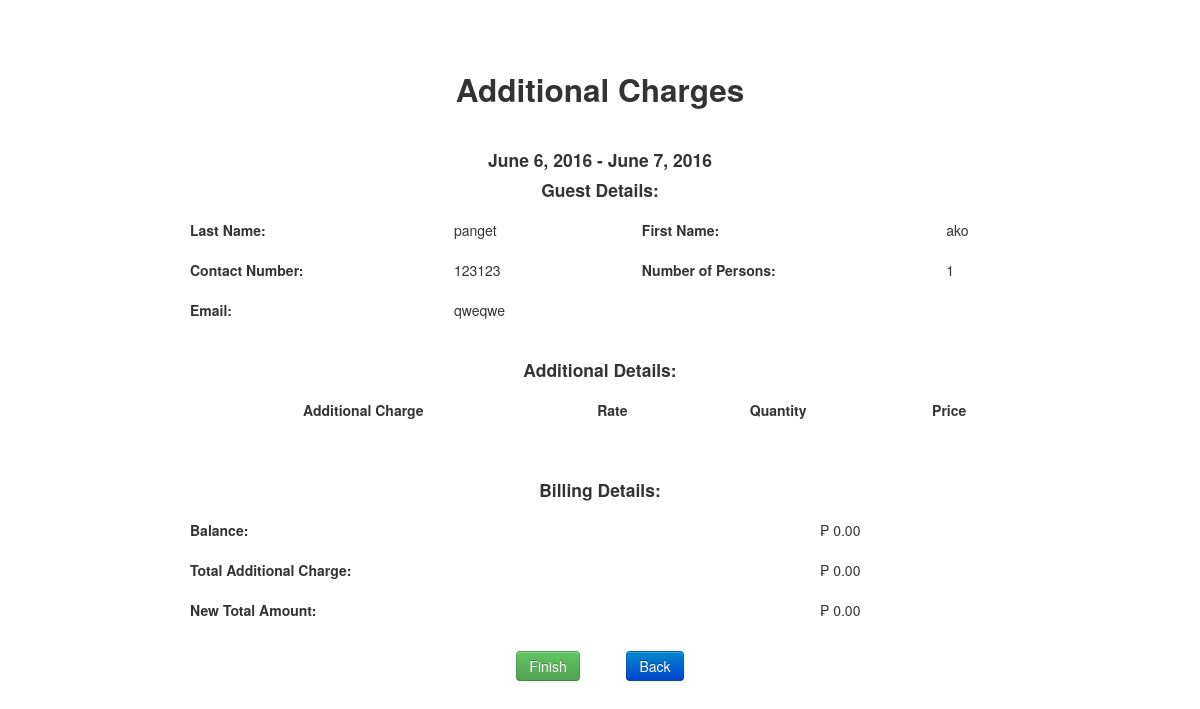
Page /function/additional-billing.php?id=575530f6d41f7 on the committed database.
### tables this page shows
CREATE TABLE IF NOT EXISTS `reservation` (
  `transactionNo` varchar(255) NOT NULL,
  `referenceno` varchar(255) NOT NULL,
  `guestName` varchar(255) NOT NULL,
  `reservationDate` datetime NOT NULL,
  `checkin` date NOT NULL,
  `checkout` date NOT NULL,
  `rate` varchar(255) NOT NULL,
  `roomType` varchar(255) NOT NULL,
  `numberofRooms` varchar(255) NOT NULL,
  `numberofperson` varchar(255) NOT NULL,
  `roomName` varchar(255) NOT NULL,
  `cottageName` varchar(255) NOT NULL,
  `amenity` varchar(255) NOT NULL,
  `amenitycount` varchar(255) NOT NULL,
  `email` varchar(255) NOT NULL,
  `mobileNumber` varchar(255) NOT NULL,
  `paymentType` varchar(255) NOT NULL,
  `process` varchar(255) NOT NULL,
  `modeofpayment` varchar(255) NOT NULL,
  `status` varchar(255) NOT NULL
);

CREATE TABLE IF NOT EXISTS `billing` (
  `id` int(255) NOT NULL,
  `transactionNo` varchar(255) NOT NULL,
  `paid` varchar(255) NOT NULL,
  `balance` varchar(255) NOT NULL,
  `totalAmount` varchar(255) NOT NULL
);

### function/additional-billing.php (the view, shortened to what this page needs)
<!DOCTYPE html>
<html lang="en">
<head>
    <link href="css/bootstrap.min.css" rel="stylesheet">
</head>
<?php
$id = $_GET['id'];
$qry = mysql_query("SELECT * FROM reservation WHERE transactionNo = '$id'");
$row = mysql_fetch_array($qry);
$namee = explode(' ', $row['guestName']);
$fname = implode(' ', array_diff($namee, array($namee[count($namee)-1])));
$lname = $namee[count($namee)-1];
$email = $row['email'];
$contactnumber = $row['mobileNumber'];
$numberofperson = $row['numberofperson'];
$checkin = $row['checkin'];
$checkout = $row['checkout'];
$totalAmount = 0;
?>
<body>
    <br><br>
<center>
<div class="reservation">
		<br><h2>Additional Charges</h2>
		<br>
		<h4><?php echo date("F j, Y",strtotime($checkin)) . ' - ' . date("F j, Y",strtotime($checkout));?></h4>
	<form action = "amenityprocess.php" method = "POST">
	<h4>Guest Details: </h4>
	<table border="0" width="70%" align="center" cellpadding="10">
		<tr>
			<td><b>Last Name:</b></td>
			<td><?php echo $lname;?></td>
			<td>&nbsp;</td>
			<td><b>First Name:</b></td>
			<td><?php echo $fname;?></td>
		</tr>
		<tr>
			<td><b>Contact Number:</b></td>
			<td><?php echo $contactnumber;?></td>
			<td> &nbsp;</td>
			<td><b>Number of Persons:</b></td>
			<td><?php echo $numberofperson;?></td>
		</tr>
		<tr>
			<td><b>Email:</b></td>
			<td><?php echo $email;?></td>
		</tr>
	</table>
	<br>
	<h4>Additional Details: </h4>
	<table border="0" width="70%" align="center" cellpadding="10">
		<tr>
			<th>Additional Charge</th>
			<th>Rate</th>
			<th>Quantity</th>
			<th>Price</th>
		</tr>
	</table>
	<br><br>
	<h4>Billing Details: </h4>
	<?php
	$qryval = mysql_query("SELECT * FROM billing WHERE transactionNo = '$id'");
	$rowval = mysql_fetch_array($qryval);
	?>
	<table border="0" width="70%" align="center" cellpadding="10">
		<tr>
			<td><b>Balance:</b></td>
			<td><?php echo '&#x20b1; ' .  number_format($rowval['balance'],2);?></td>
		</tr>
		<tr>
			<td><b>Total Additional Charge:</b></td>
			<td><?php echo '&#x20b1; ' .  number_format($totalAmount,2);?></td>
		</tr>
		<tr>
			<td><b>New Total Amount:</b></td>
			<td><?php echo '&#x20b1; ' .  number_format($rowval['balance']+$totalAmount,2);?></td>
		</tr>
	</table>
	<br>
		<table>
		<tr>
			<td colspan="2">
				<center>
				<input type="submit" name="submit" class="btn btn-success" value="Finish" />
				<input type="button" name="check" class="btn btn-primary" value="Back" onclick="javascript:history.back(1)">
				</center></td>
		</tr>
		</table>
	</form>
<br><br><br>
</body>
</html>

### rows in the picture
reservation: checkin "June 6, 2016", checkout "June 7, 2016", guestName "panget", guestName "ako", mobileNumber "123123", numberofperson "1", email "qweqwe"
billing: balance "0.00", $rowval['balance']+$totalAmount "0.00"

### other values in the picture
$totalAmount "0.00"
